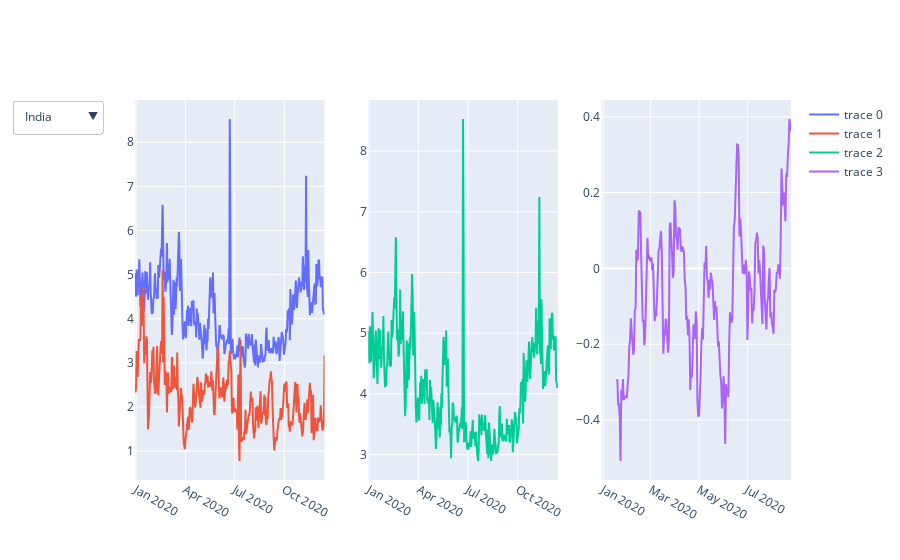
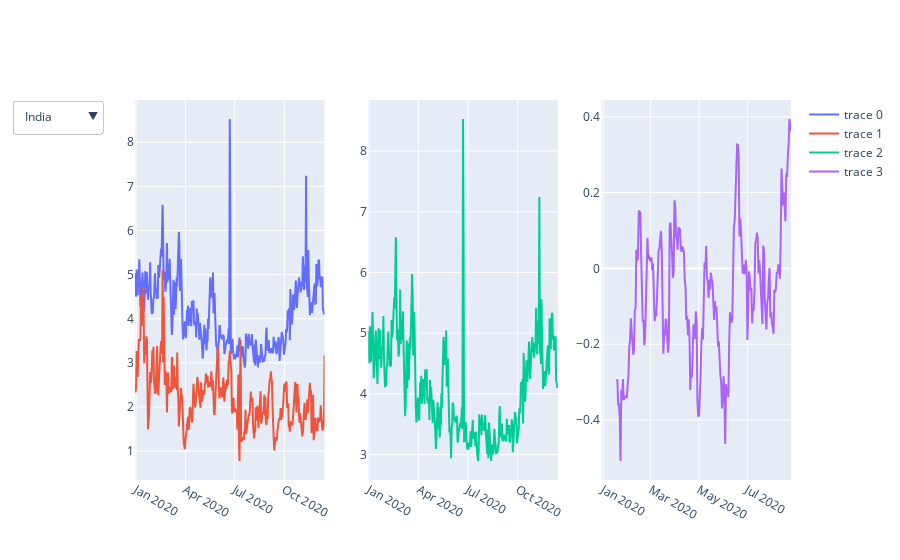

Notebook code cell kept with these figures, in order:
### Code cell
import plotly.graph_objects as go
import numpy as np
from plotly.subplots import make_subplots

# data
#x = list(np.linspace(-np.pi, np.pi, 100))
values_1 = india.groupby('Date')['median'].mean()
#values_1b = [elem*-1 for elem in values_1]
values_2 = list(china.groupby('Date')['median'].mean())
#values_2b = [elem*-1 for elem in values_2]
values_3 = list(united_kingdom.groupby('Date')['median'].mean())
values_4 = list(unitied_states.groupby('Date')['median'].mean())
values_5 = list(australia.groupby('Date')['median'].mean())
values_6 = list(japan.groupby('Date')['median'].mean())

values_corr_2020 = list(corr_df_2020.groupby('Date')['Corr'].mean())
# TODO: values_corr_2019 = list(corr_df_2019.groupby('Date')['Corr'].mean())

# plotly setup]

fig_2020 = make_subplots(rows=1, cols=3)
# Add one ore more traces
fig_2020.add_trace(go.Scatter(x=values_1.index, y=values_1),row=1, col=1)
fig_2020.add_trace(go.Scatter(x=values_1.index, y=values_3),row=1, col=1)
fig_2020.add_trace(go.Scatter(x=values_1.index, y=values_1),row=1, col=2)
fig_2020.add_trace(go.Scatter(x=values_1.index, y=values_corr_2020),row=1, col=3)

# TODO: fig_2019
fig_2019 = fig_2020

#fig.add_traces(go.Scatter(x=china.index, y=values_1))

# construct menus
updatemenus = [{'buttons': [{'method': 'update',
                             'label': 'India',
                             'args': [{'y': [values_1]},]
                              },
                            {'method': 'update',
                             'label': 'China',
                             'args': [{'y': [values_2]},]},{'method': 'update',
                             'label': 'UK',
                             'args': [{'y': [values_3]},]},{'method': 'update',
                             'label': 'US',
                             'args': [{'y': [values_4]},]},{'method': 'update',
                             'label': 'Australia',
                             'args': [{'y': [values_5]},]},{'method': 'update',
                             'label': 'Japan',
                             'args': [{'y': [values_6]},]}
                           ],
                'direction': 'down',
                'showactive': True,}]

# update layout with buttons, and show the figure
fig_2020.update_layout(updatemenus=updatemenus)


pn.Row(fig_2019.show(),fig_2020.show())

### Figure 1 — Plotly figure (JSON) as saved in the notebook; plotly's stock layout.template omitted (floating-point values rounded to 4 significant figures; data arrays with more than 128 entries replaced by an {"elided": "..."} marker saying what was removed)
{"data": [{"type": "scatter", "x": {"elided": "351 str values"}, "xaxis": "x", "y": {"elided": "351 float values"}, "yaxis": "y"}, {"type": "scatter", "x": {"elided": "351 str values"}, "xaxis": "x", "y": {"elided": "351 float values"}, "yaxis": "y"}, {"type": "scatter", "x": {"elided": "351 str values"}, "xaxis": "x2", "y": {"elided": "351 float values"}, "yaxis": "y2"}, {"type": "scatter", "x": {"elided": "351 str values"}, "xaxis": "x3", "y": {"elided": "240 float values"}, "yaxis": "y3"}], "layout": {"autosize": true, "updatemenus": [{"buttons": [{"args": [{"y": {"elided": "1x351 float values"}}], "label": "India", "method": "update"}, {"args": [{"y": {"elided": "1x351 float values"}}], "label": "China", "method": "update"}, {"args": [{"y": {"elided": "1x351 float values"}}], "label": "UK", "method": "update"}, {"args": [{"y": {"elided": "1x351 float values"}}], "label": "US", "method": "update"}, {"args": [{"y": {"elided": "1x351 float values"}}], "label": "Australia", "method": "update"}, {"args": [{"y": {"elided": "1x345 float values"}}], "label": "Japan", "method": "update"}], "direction": "down", "showactive": true}], "xaxis": {"anchor": "y", "autorange": true, "domain": [0, 0.2889], "range": ["2019-12-30", "2020-12-14"], "type": "date"}, "xaxis2": {"anchor": "y2", "autorange": true, "domain": [0.3556, 0.6444], "range": ["2019-12-30", "2020-12-14"], "type": "date"}, "xaxis3": {"anchor": "y3", "autorange": true, "domain": [0.7111, 1], "range": ["2019-12-30", "2020-08-25"], "type": "date"}, "yaxis": {"anchor": "x", "autorange": true, "domain": [0, 1], "range": [0.3443, 8.958], "type": "linear"}, "yaxis2": {"anchor": "x2", "autorange": true, "domain": [0, 1], "range": [2.582, 8.84], "type": "linear"}, "yaxis3": {"anchor": "x3", "autorange": true, "domain": [0, 1], "range": [-0.558, 0.4441], "type": "linear"}}}

### Figure 2 — Plotly figure (JSON) as saved in the notebook; plotly's stock layout.template omitted (floating-point values rounded to 4 significant figures; data arrays with more than 128 entries replaced by an {"elided": "..."} marker saying what was removed)
{"data": [{"type": "scatter", "x": {"elided": "351 str values"}, "xaxis": "x", "y": {"elided": "351 float values"}, "yaxis": "y"}, {"type": "scatter", "x": {"elided": "351 str values"}, "xaxis": "x", "y": {"elided": "351 float values"}, "yaxis": "y"}, {"type": "scatter", "x": {"elided": "351 str values"}, "xaxis": "x2", "y": {"elided": "351 float values"}, "yaxis": "y2"}, {"type": "scatter", "x": {"elided": "351 str values"}, "xaxis": "x3", "y": {"elided": "240 float values"}, "yaxis": "y3"}], "layout": {"autosize": true, "updatemenus": [{"buttons": [{"args": [{"y": {"elided": "1x351 float values"}}], "label": "India", "method": "update"}, {"args": [{"y": {"elided": "1x351 float values"}}], "label": "China", "method": "update"}, {"args": [{"y": {"elided": "1x351 float values"}}], "label": "UK", "method": "update"}, {"args": [{"y": {"elided": "1x351 float values"}}], "label": "US", "method": "update"}, {"args": [{"y": {"elided": "1x351 float values"}}], "label": "Australia", "method": "update"}, {"args": [{"y": {"elided": "1x345 float values"}}], "label": "Japan", "method": "update"}], "direction": "down", "showactive": true}], "xaxis": {"anchor": "y", "autorange": true, "domain": [0, 0.2889], "range": ["2019-12-30", "2020-12-14"], "type": "date"}, "xaxis2": {"anchor": "y2", "autorange": true, "domain": [0.3556, 0.6444], "range": ["2019-12-30", "2020-12-14"], "type": "date"}, "xaxis3": {"anchor": "y3", "autorange": true, "domain": [0.7111, 1], "range": ["2019-12-30", "2020-08-25"], "type": "date"}, "yaxis": {"anchor": "x", "autorange": true, "domain": [0, 1], "range": [0.3443, 8.958], "type": "linear"}, "yaxis2": {"anchor": "x2", "autorange": true, "domain": [0, 1], "range": [2.582, 8.84], "type": "linear"}, "yaxis3": {"anchor": "x3", "autorange": true, "domain": [0, 1], "range": [-0.558, 0.4441], "type": "linear"}}}
